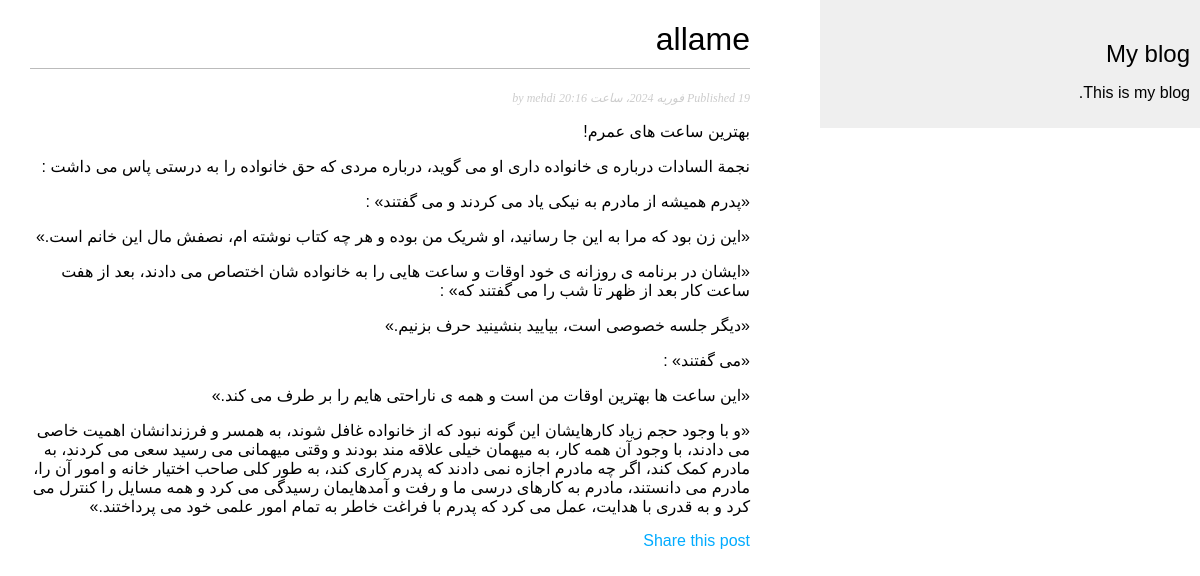
The page /blog/2024/2/19/best/ on the database its author committed.
### blog/models.py (models this page shows, shortened)
class Post(models.Model):
    STATUS_CHOICES = (
        ('draft', 'Draft'),
        ('published', 'Published'),
                )
    title = models.CharField(max_length=250)
    slug = models.SlugField(max_length=250,
    unique_for_date='publish')
    author = models.ForeignKey(User,on_delete=models.CASCADE,
                               related_name='blog_posts')
    body = models.TextField()
    publish = models.DateTimeField(default=timezone.now)
    created = models.DateTimeField(auto_now_add=True)
    updated = models.DateTimeField(auto_now=True)
    status = models.CharField(max_length=10,
                            choices=STATUS_CHOICES,
                            default='draft')
    visits = models.PositiveIntegerField(default=0)
    summary = models.TextField(default="",max_length=500)
    class Meta:
        ordering = ('-publish',)

### blog/views.py (the view)
def post_detail(request, year, month, day, post):
    post = get_object_or_404(Post, slug=post,
        status='published',
        publish__year=year,
        publish__month=month,
        publish__day=day)
    post.visits = post.visits +1
    post.save()
    return render(request,
        'blog/post/detail.html',
        {'post': post})

### blog/templates/blog/post/detail.html (shortened to what this page needs)
{% extends "blog/base.html" %}
{% block content %}
<h1>{{ post.title }}</h1>
<p class="date">
    Published {{ post.publish }} by {{ post.author }}
</p>
{{ post.body|linebreaks }}
<p>
    <a href="{% url "blog:post_share" post.id %}">
    Share this post
    </a>
    </p>
{% endblock %}

### blog/static/css/blog.css (style rules this page uses)
body { margin:0; padding:0; font-family:helvetica, sans-serif; }
a { color:#00abff; text-decoration:none; }
h1 { font-weight:normal; border-bottom:1px solid #bbb; padding:0 0 10px 0; }
p.date { color:#ccc; font-family: georgia, serif; font-size: 12px; font-style: italic; }

### rows shown on the page
Post: title "allame", author "mehdi", body "بهترین ساعت های عمرم! نجمة السادات درباره ی خانواده داری او می گوید، درباره مردی که حق خانواده را به درستی پاس می داشت : «پدرم همیشه از مادرم به نیکی یاد می کردند و می گفتند» : «این زن بود که مرا به این جا رسانید، او شریک من بوده و هر چه کتاب نوشته ام، نصفش مال این خانم است.» «ایشان در برنامه ی روزانه ی خود اوقات و ساعت هایی را به خانواده شان اختصاص می دادند، بعد از هفت ساعت کار بعد از ظهر تا شب را می گفتند که» : «دیگر جلسه خصوصی است، بیایید بنشینید حرف بزنیم.» «می گفتند» : «این ساعت ها بهترین اوقات من است و همه ی ناراحتی هایم را بر طرف می کند.» «و با وجود حجم زیاد کارهایشان این گونه نبود که از خانواده غافل شوند، به همسر و فرزندانشان اهمیت خاصی می دادند، با وجود آن همه کار، به میهمان خیلی…"
